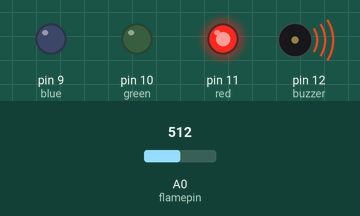
Bench run of a sketch on a simulated Arduino Uno, built with avr-gcc and run on an emulated ATmega328P. On the bench: output pins drawn as LEDs (lit = HIGH), buzzer (waves = sounding). Inputs (shaded band) come from the test bench; at power-on: A0 (flamepin) = 512. What the sketch prints to the serial monitor is not drawn.

Above: at 1.2 s.
1.3 s: A0 (flamepin) set to 0
At 1.9 s:
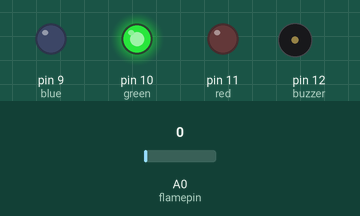
2.8 s: A0 (flamepin) set to 122
At 4.0 s:
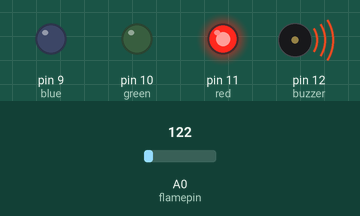
Timing chart, 0 to 5.8 s (numbered marks = the images above; inputs shaded):
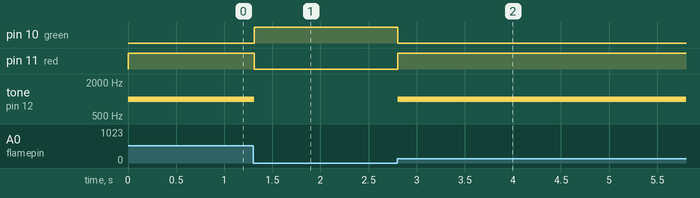

Measured:
- after the input at 1.3 s, pin 10 (green): LOW → HIGH at once; pin 11 (red): HIGH → LOW at once; tone on pin 12 (buzzer): 1000 Hz → silent at once
- after the input at 2.8 s, pin 10 (green): HIGH → LOW at once; pin 11 (red): LOW → HIGH at once; tone on pin 12 (buzzer): silent → 1000 Hz at once

The sketch:

Project_21.2_Flame_Alarm.ino
```cpp
/*
keyestudio STEM Starter Kit
Project 21.2
Flame Alarm
http//www.keyestudio.com
*/
const int red = 11;
const int green = 10;
const int blue= 9;
const int buzzer = 12;
const int flamepin = A0;
const int thereshold = 1;
void setup() {
  // put your setup code here, to run once:
  Serial.begin(9600);
  pinMode(red, OUTPUT);
  pinMode(green, OUTPUT);
  pinMode(blue, OUTPUT);
  pinMode(buzzer, OUTPUT);
  pinMode(flamepin, INPUT);

}
void setColor(int redValue, int greenValue, int blueValue)
 {
analogWrite(red, redValue);
analogWrite(blue, blueValue);
analogWrite(green, greenValue);
}

void loop() {
  // put your main code here, to run repeatedly:
  int flamesenseval = analogRead(flamepin);
  Serial.print(flamesenseval);
  if (flamesenseval >= thereshold) {
    setColor(255, 0, 0); // Red Color
    tone(buzzer, 1000);
    delay(10);
  }
  else
  {
    setColor(0, 255, 0); // Green Color
    noTone(buzzer);
  }
}
//////////////////////////////////////////////////////////////////
```
